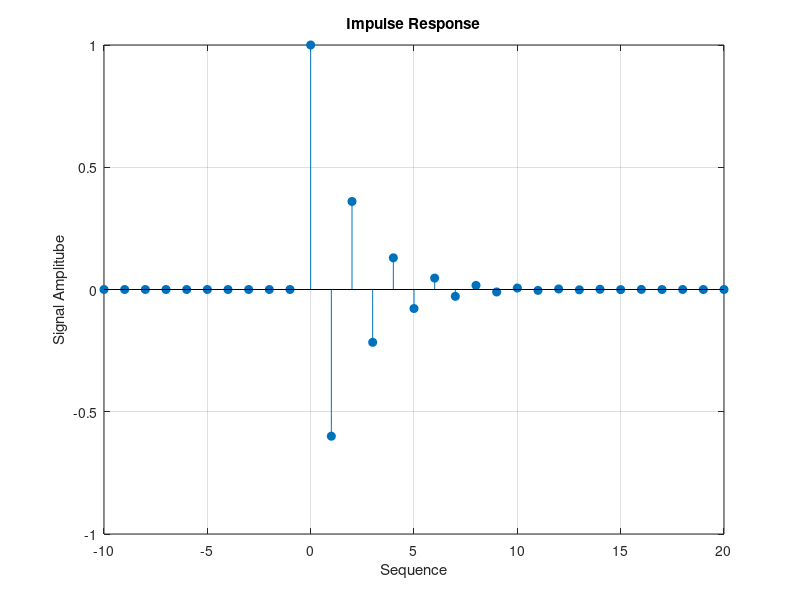
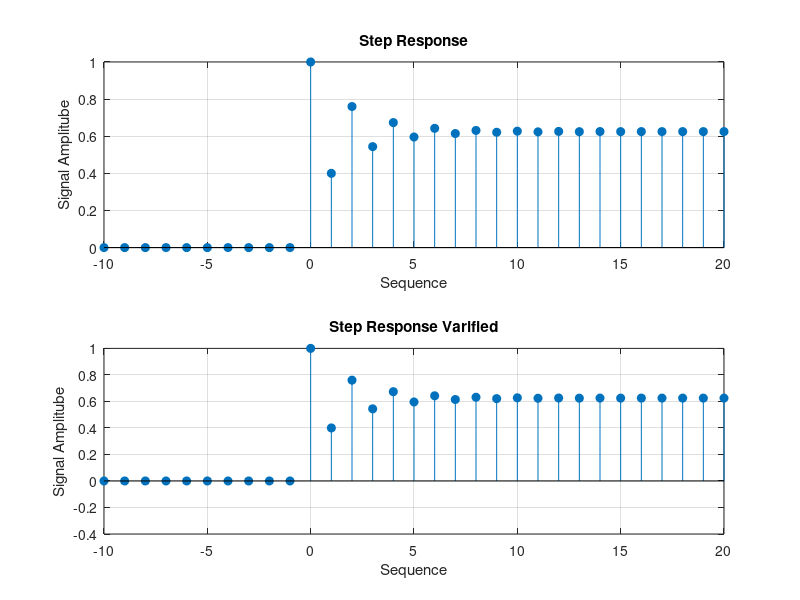
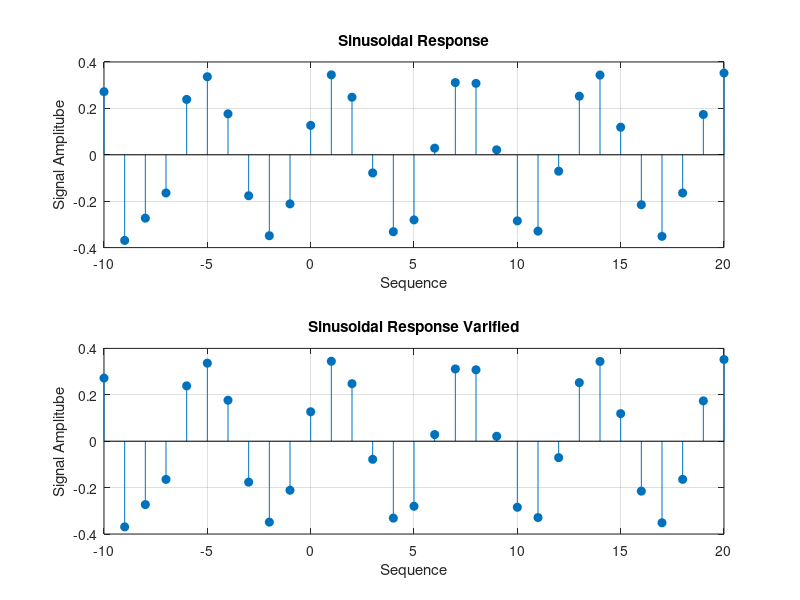

Here is the MATLAB script that generated these plots, in order:
clc; clear; close all;
format compact;

% Declaring variables
a = [1 0.6]; b = [1];  % Coefficients of the difference equation
n = -10:20;            % Sequence
n0 = 0;                % Lag

%% Impulse response
Del = (n-n0) == 0;     % Impulse train
h = filter (b,a,Del);  % Solving the LD equation
figure(1)
stem(n,h,"filled"); title('Impulse Response'); grid on;
xlabel("Sequence"); ylabel("Signal Amplitube")

%% Unit step response 
u = (n-n0) >= 0;         %Unit step function
step = filter(b,a,u);
figure(2)
subplot(211); stem(n,step,"filled"); title('Step Response'); grid on;
xlabel("Sequence"); ylabel("Signal Amplitube");xlim([-10 20]);
%Varification
u = double(u);
stepVerified = conv(u, h); % Verification of Unit Step response
m = -20:40;
subplot(212); stem(m,stepVerified,"filled"); title('Step Response Varified'); grid on;
xlabel("Sequence"); ylabel("Signal Amplitube"); xlim([-10 20]);

%% Sinusoidal response
x = 0.5*sin(n);          %Sinosoidal function
sinusoid = filter(b,a,x);
figure(3)
subplot(211); stem(n,sinusoid,"filled"); title('Sinusoidal Response'); grid on;
xlabel("Sequence"); ylabel("Signal Amplitube");xlim([-10 20]);
% Varification
sinusoidVerified = conv(x, h); % Verification of sinusoidal response
subplot(212); stem(m,sinusoidVerified,"filled"); title('Sinusoidal Response Varified'); grid on;
xlabel("Sequence"); ylabel("Signal Amplitube"); xlim([-10 20]);